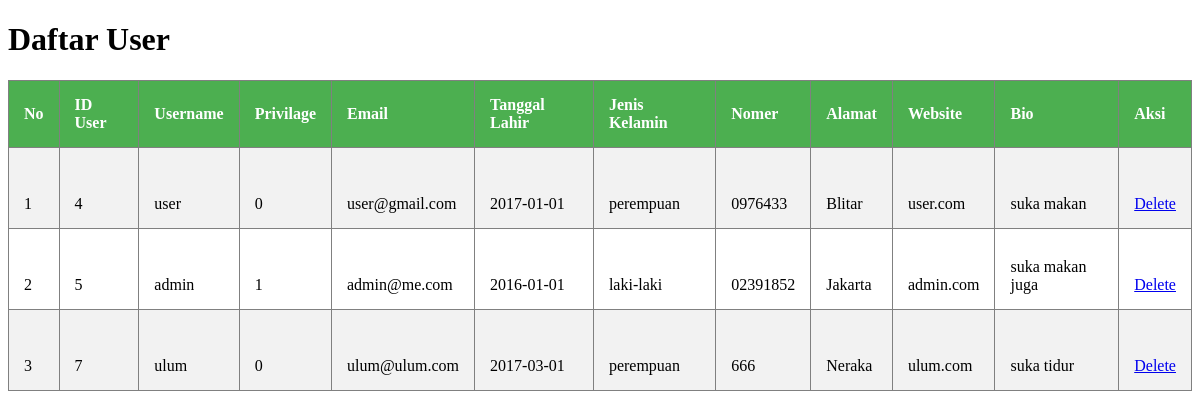
Page /list_user.php on the committed database.
### tables this page shows
CREATE TABLE `user` (
  `user_id` int(5) NOT NULL AUTO_INCREMENT,
  `username` varchar(30) NOT NULL,
  `password` varchar(70) NOT NULL,
  `privilage` int(2) NOT NULL,
  `email` varchar(255) DEFAULT NULL,
  `born` date DEFAULT NULL,
  `sex` enum('m','f') DEFAULT NULL,
  `phone` varchar(45) DEFAULT NULL,
  `address` varchar(45) DEFAULT NULL,
  `website` varchar(45) DEFAULT NULL,
  `bio` varchar(45) DEFAULT NULL,
  PRIMARY KEY (`user_id`),
  UNIQUE KEY `username_UNIQUE` (`username`)
);

### list_user.php (the view, shortened to what this page needs)
<!DOCTYPE html>
<html>
    <head>
        <link rel="stylesheet" href="style.css">
    </head>
    <body>
        <h1>Daftar User</h1>
        <table border="1">
            <tr>
                <th>No</th>
                <th>ID User</th>
                <th>Username</th>
                <th>Privilage</th>
                <th>Email</th>
                <th>Tanggal Lahir</th>
                <th>Jenis Kelamin</th>
                <th>Nomer</th>
                <th>Alamat</th>
                <th>Website</th>
                <th>Bio</th>
                <th>Aksi</th>
            </tr>
            <?php
                require 'connection.php';
                $no = 1;
                $query = mysqli_query($conn, "SELECT * FROM user");
                while ($hasil = mysqli_fetch_array($query)) { ?>
                <tr>
                    <td><?php echo $no++; ?></td>
                    <td><?php echo $hasil['user_id'] ?></td>
                    <td><?php echo $hasil['username'] ?></td>
                    <td><?php echo $hasil['privilage'] ?></td>
                    <td><?php echo $hasil['email'] ?></td>
                    <td><?php echo $hasil['born'] ?></td>
                    <td><?php
                        if($hasil['sex'] == "m") {
                            echo 'laki-laki';
                        } else {
                            echo 'perempuan';
                        }
                         ?>
                    </td>
                    <td><?php echo $hasil['phone'] ?></td>
                    <td><?php echo $hasil['address'] ?></td>
                    <td><?php echo $hasil['website'] ?></td>
                    <td><?php echo $hasil['bio'] ?></td>
                    <td>
                        <a href="delete.php?animal_id=<?php echo $hasil[0]?>">Delete</a>
                    </td>
                </tr>
                <?php } ?>
        </table>
    </body>
</html>

### style.css (style rules this page uses)
table { border-collapse: collapse; width: 100%; }
th { height: 30px; text-align: left; background-color: #4CAF50; color: white; }
td { height: 50px; vertical-align: bottom; }
th, td { padding: 15px; text-align: left; }
tr:nth-child(even) { background-color: #f2f2f2 }

### rows in the picture
user: user_id "4", username "user", privilage "0", email "user@gmail.com", born "2017-01-01", sex "perempuan", phone "0976433", address "Blitar", website "user.com", bio "suka makan"
user: user_id "5", username "admin", privilage "1", email "admin@me.com", born "2016-01-01", sex "laki-laki", phone "02391852", address "Jakarta", website "admin.com", bio "suka makan juga"
user: user_id "7", username "ulum", privilage "0", email "ulum@ulum.com", born "2017-03-01", sex "perempuan", phone "666", address "Neraka", website "ulum.com", bio "suka tidur"
